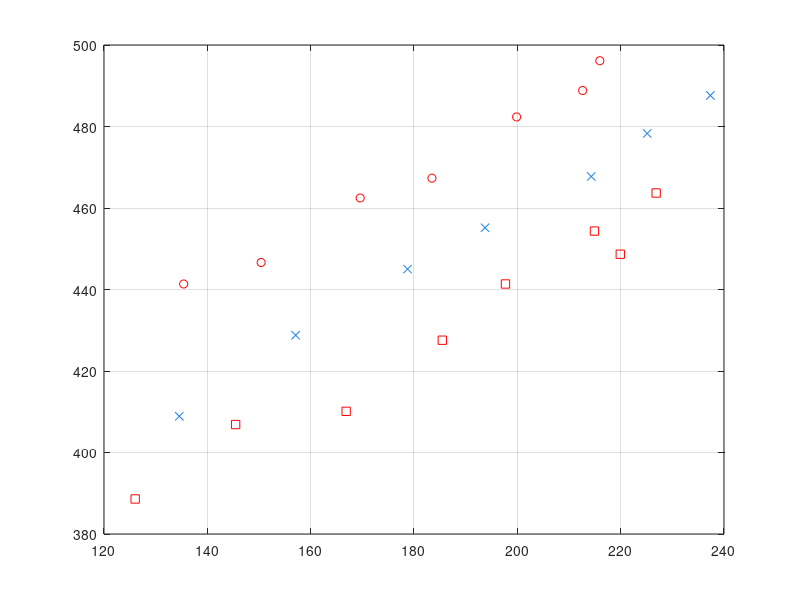
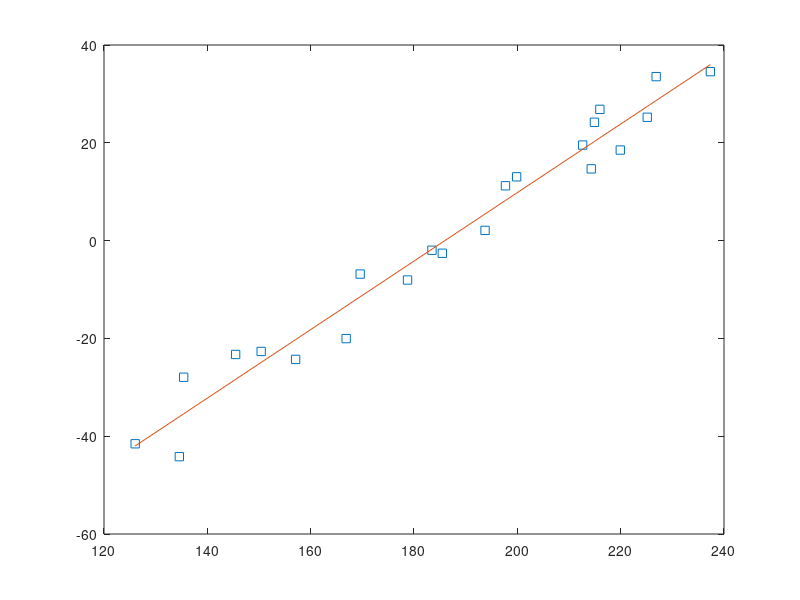
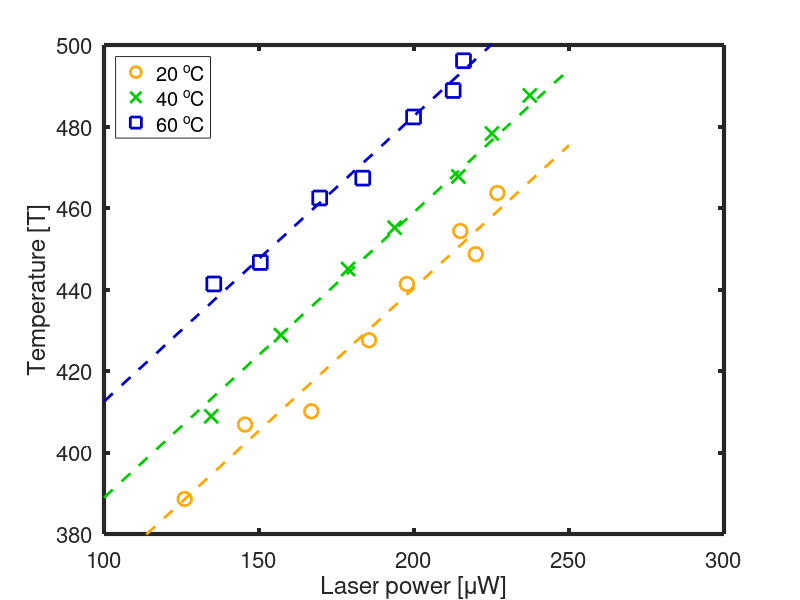
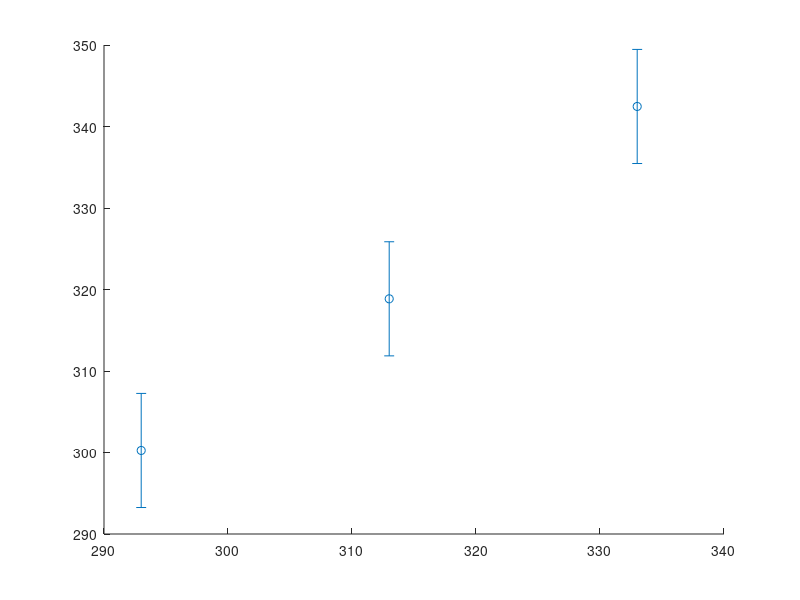

Reproduce these figures in MATLAB, in order. (Note: this script raises an error after producing the figures.)
close all
clear
clc

a = load('T_01.txt');
I1 = a(:,1);
T1 = a(:,2);

a = load('T_02.txt');
I2 = a(:,1);
T2 = a(:,2);

a = load('T_03.txt');
I3 = a(:,1);
T3 = a(:,2);

% see the data
figure(1)
plot(I1,T1,'sr')
hold all
grid on
plot(I2,T2,'x','color',[0.1 0.5 0.9])
plot(I3,T3,'or')
ylim([380 500])

%%
t1 = T1-mean(T1);
t2 = T2-mean(T2);
t3 = T3-mean(T3);
% 
% figure
% plot(I1,t1,'o')
% hold all
% plot(I2,t2,'s')
% plot(I3,t3,'x')
%% fit
I = vertcat(I1,I2,I3);
T = vertcat(t1,t2,t3);
[I,ind] = sort(I)
T = T(ind);
clear ind

[p,S] = polyfit(I,T,1)
Rinv = inv(S.R)
C = (Rinv*Rinv')*S.normr^2/S.df

[y,delta] = polyval(p,0,S)

figure(2)
clf
plot(I,T,'s')
hold all
plot(I,polyval(p,I))

%% with this slope get the best origin
p1 = [p(1) mean(T1-p(1).*I1)]; % best fit with fixed slope p(1) for T1
p2 = [p(1) mean(T2-p(1).*I2)]; % best fit with fixed slope p(1) for T2
p3 = [p(1) mean(T3-p(1).*I3)]; % best fit with fixed slope p(1) for T3


[y1 delta1]=polyval(p1,0,S)
[y2 delta2]=polyval(p2,0,S)
[y3 delta3]=polyval(p3,0,S)


% %%
% x = -max(I):1:max(I);
% [yaux d] = polyval(p1,x,S);
% figure
% plot(x,yaux)
% hold all
% plot(x,yaux+d)
% plot(x,yaux-d)

x = 100:10:250;
ms = 10;
% plot
figure(3)
plot(I1,T1,'or','color',[255 165 0]/255,'linewidth',2,'markersize',ms)
hold all
plot(I2,T2,'x','color',[0 204 0]/255,'linewidth',2,'markersize',ms)
plot(I3,T3,'sr','color',[0 0 204]/255,'linewidth',2,'markersize',ms)
ylim([380 500])
plot(x,polyval(p1,x),'--','color',[255 165 0]/255,'linewidth',2)
plot(x,polyval(p2,x),'--','color',[0 204 0]/255,'linewidth',2)
plot(x,polyval(p3,x),'--','color',[0 0 204]/255,'linewidth',2)
xlabel('Laser power [\muW]','FontSize',20)
ylabel('Temperature [T]','FontSize',20)
set(gca,'linewidth',3)
set(gca,'fontsize',16)
lll=legend('20 ^oC','40 ^oC','60 ^oC');
set(lll,'location','northwest')

%% 
Treal = [293 313 333];
Tmea = [p1(2) p2(2) p3(2)]
sTmea = 7*ones(size(Tmea));

v = [283 343];
figure(4)
clf
errorbar(Treal,Tmea,sTmea,'o','linewidth',2,'markersize',ms)
hold all
plot(v,v,'linewidth',2)
xlim(v)
ylim([280 360])
xlabel('Temperature flow cell [T]','FontSize',20)
ylabel('Extracted Temperature [T]','FontSize',20)
set(gca,'linewidth',3)
set(gca,'fontsize',16)
